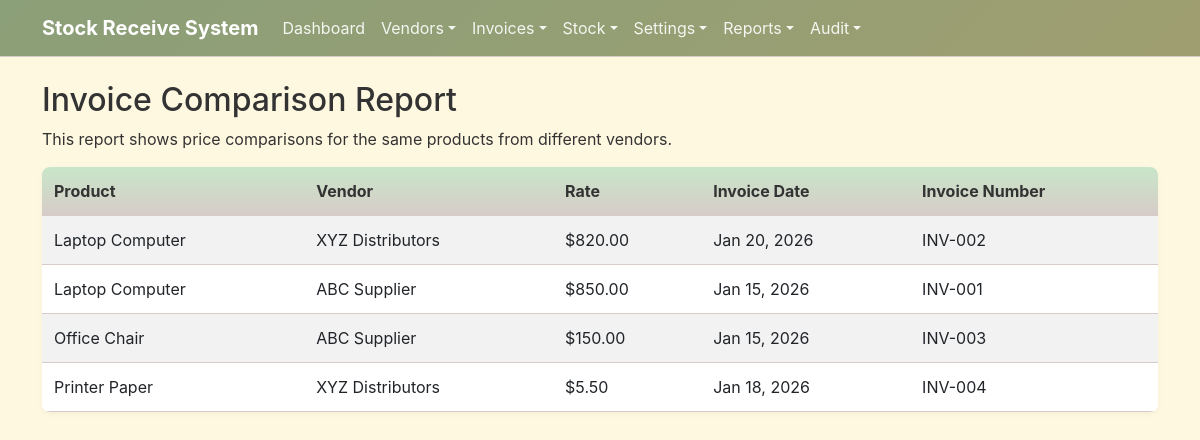
The app's page /reports/invoice_comparison.php with its own data.
### tables this page shows
CREATE TABLE IF NOT EXISTS invoice_items (
    id INT AUTO_INCREMENT PRIMARY KEY,
    invoice_id INT NOT NULL,
    product_name VARCHAR(255) NOT NULL,
    quantity INT NOT NULL,
    rate DECIMAL(10,2) NOT NULL,
    amount DECIMAL(10,2) NOT NULL,
    is_free_of_charge BOOLEAN DEFAULT FALSE,
    category_id INT DEFAULT NULL,
    created_at TIMESTAMP DEFAULT CURRENT_TIMESTAMP,
    updated_at TIMESTAMP DEFAULT CURRENT_TIMESTAMP ON UPDATE CURRENT_TIMESTAMP,
    FOREIGN KEY (invoice_id) REFERENCES invoices(id) ON DELETE CASCADE,
    FOREIGN KEY (category_id) REFERENCES categories(id) ON DELETE SET NULL
);

CREATE TABLE IF NOT EXISTS vendors (
    id INT AUTO_INCREMENT PRIMARY KEY,
    name VARCHAR(255) NOT NULL,
    contact_info TEXT,
    address TEXT,
    created_at TIMESTAMP DEFAULT CURRENT_TIMESTAMP,
    updated_at TIMESTAMP DEFAULT CURRENT_TIMESTAMP ON UPDATE CURRENT_TIMESTAMP
);

CREATE TABLE IF NOT EXISTS invoices (
    id INT AUTO_INCREMENT PRIMARY KEY,
    vendor_id INT NOT NULL,
    invoice_number VARCHAR(100),
    invoice_date DATE NOT NULL,
    total_amount DECIMAL(10,2) NOT NULL,
    discount DECIMAL(10,2) DEFAULT 0,
    received_date DATE NOT NULL,
    notes TEXT,
    created_at TIMESTAMP DEFAULT CURRENT_TIMESTAMP,
    updated_at TIMESTAMP DEFAULT CURRENT_TIMESTAMP ON UPDATE CURRENT_TIMESTAMP,
    FOREIGN KEY (vendor_id) REFERENCES vendors(id) ON DELETE CASCADE
);

### reports/invoice_comparison.php (the view, shortened to what this page needs)
<?php
include '../config/database.php';
include '../includes/header.php';
?>
<h2>Invoice Comparison Report</h2>
<p>This report shows price comparisons for the same products from different vendors.</p>
<table class="table table-striped report-table">
    <thead>
        <tr>
            <th>Product</th>
            <th>Vendor</th>
            <th>Rate</th>
            <th>Invoice Date</th>
            <th>Invoice Number</th>
        </tr>
    </thead>
    <tbody>
        <?php
        $sql = "
            SELECT ii.product_name, v.name as vendor_name, ii.rate, i.invoice_date, i.invoice_number
            FROM invoice_items ii
            JOIN invoices i ON ii.invoice_id = i.id
            JOIN vendors v ON i.vendor_id = v.id
            WHERE ii.is_free_of_charge = 0  -- Exclude free items from comparison
            ORDER BY ii.product_name, ii.rate ASC
        ";
        $result = $conn->query($sql);
        if($result->num_rows > 0) {
            while($row = $result->fetch_assoc()) {
                echo "<tr>";
                echo "<td>".$row['product_name']."</td>";
                echo "<td>".$row['vendor_name']."</td>";
                echo "<td>$".$row['rate']."</td>";
                echo "<td>".date('M j, Y', strtotime($row['invoice_date']))."</td>";
                echo "<td>".($row['invoice_number'] ?: 'N/A')."</td>";
                echo "</tr>";
            }
        } else {
            echo "<tr><td colspan='5' class='text-center'>No data available</td></tr>";
        }
        ?>
    </tbody>
</table>
<?php
include '../includes/footer.php';
?>

### css/style.css (style rules this page uses)
:root { --earth-green: #8B9F78; --earth-brown: #A1887F; --earth-tan: #D7CCC8; --earth-beige: #EFEBE0; --earth-olive: #9E9E70; --earth-cream: #FFF8E1; --earth-terracotta: #D7CCC8; --earth-sage: #AEC6A9; --pastel-green: #C8E6C9; --pastel-brown: #D7CCC8; --pastel-olive: #DCEDC8; --pastel-cream: #FFFDE7; --pastel-terracotta: #FBE9E7; --accent-gold: #FFD54F; --accent-coral: #FFAB91; --accent-mint: #A7FFEB; }
body { font-family: -apple-system, BlinkMacSystemFont, 'Segoe UI', Roboto, Oxygen, Ubuntu, Cantarell, 'Open Sans', 'Helvetica Neue', Arial, sans-serif; background-color: var(--earth-cream); color: #333; }
.table th { background-color: var(--pastel-green); color: #333; font-weight: bold; }
.table td { background-color: white; }
.report-table { width: 100%; border-collapse: collapse; background-color: white; border-radius: 8px; overflow: hidden; box-shadow: 0 0.125rem 0.25rem rgba(139, 159, 120, 0.1); }
.report-table th, .report-table td { padding: 12px; text-align: left; border-bottom: 1px solid var(--earth-tan); }
.report-table th { background: linear-gradient(to bottom, var(--pastel-green), var(--earth-tan)); font-weight: bold; color: #333; }

### records on screen
invoice_items: product_name "Laptop Computer", vendors.name "XYZ Distributors", rate "820.00", invoice.invoice_date "Jan 20, 2026", invoice.invoice_number "INV-002"
invoice_items: product_name "Laptop Computer", vendors.name "ABC Supplier", rate "850.00", invoice.invoice_date "Jan 15, 2026", invoice.invoice_number "INV-001"
invoice_items: product_name "Office Chair", vendors.name "ABC Supplier", rate "150.00", invoice.invoice_date "Jan 15, 2026", invoice.invoice_number "INV-003"
invoice_items: product_name "Printer Paper", vendors.name "XYZ Distributors", rate "5.50", invoice.invoice_date "Jan 18, 2026", invoice.invoice_number "INV-004"
